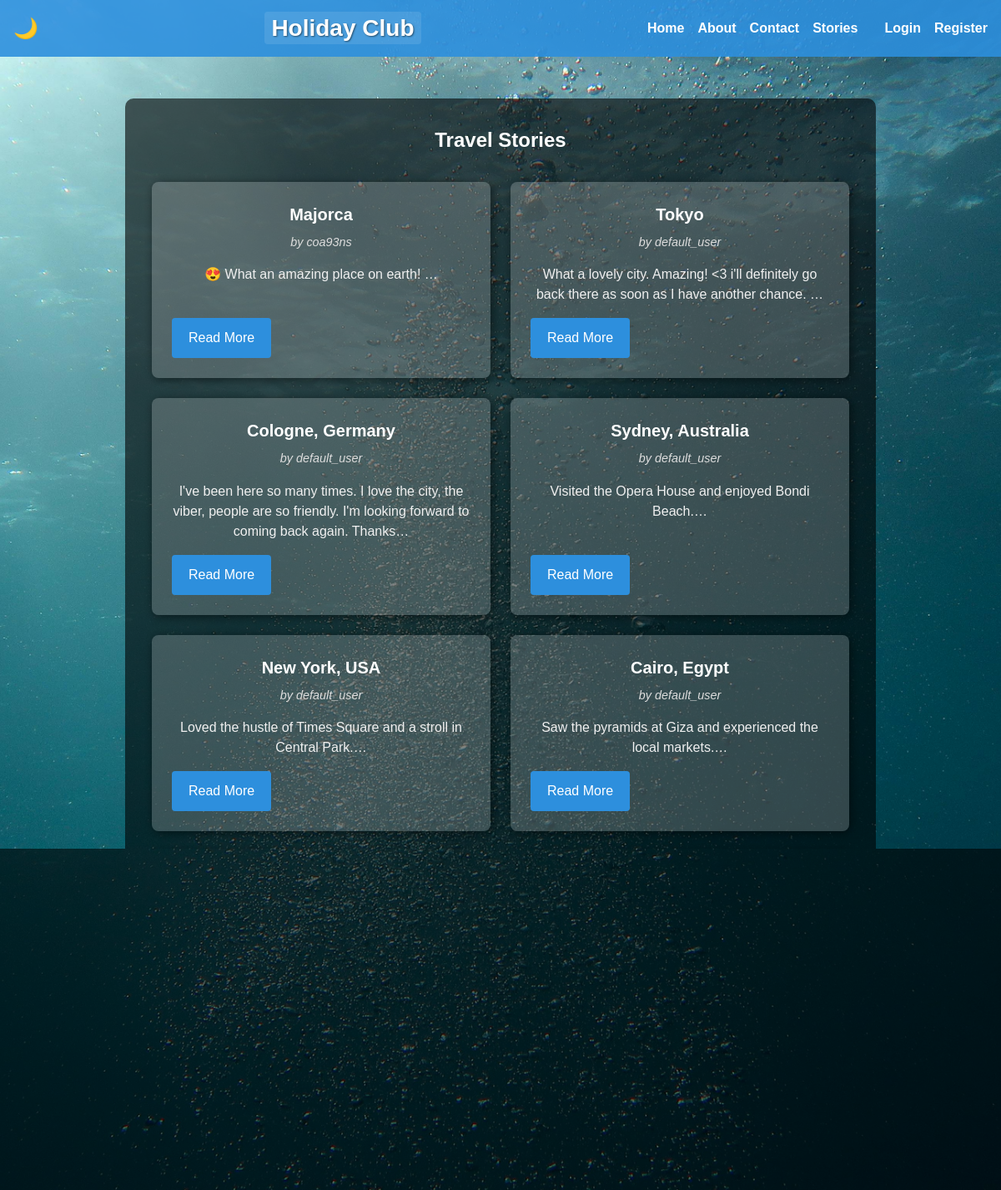
/viewstory, run on the app's committed database.
### tables this page shows
CREATE TABLE stories (
      id INTEGER PRIMARY KEY AUTOINCREMENT,
          user_id INTEGER NOT NULL,
              location TEXT NOT NULL,
                  story_text TEXT NOT NULL,
                      FOREIGN KEY (user_id) REFERENCES users(id)
                        );

CREATE TABLE users (
            id INTEGER PRIMARY KEY AUTOINCREMENT,
            username TEXT NOT NULL,
            email TEXT NOT NULL,
            password_hash TEXT
        );

### app.py (the view)
@app.route('/viewstory')
def view_story():
    conn = get_db_connection()
    stories = conn.execute('''
        SELECT s.id, s.location, s.story_text, u.username
          FROM stories s
          JOIN users u ON s.user_id = u.id
         ORDER BY s.id DESC
    ''').fetchall()
    conn.close()
    return render_template('viewstory.html', stories=stories)

### app.py (called while the page is built)
@app.before_request
def load_logged_in_user():
    user_id = session.get('user_id')
    g.user = None
    if user_id:
        conn = get_db_connection()
        g.user = conn.execute(
            "SELECT * FROM users WHERE id = ?", (user_id,)
        ).fetchone()
        conn.close()

def get_db_connection():
    conn = sqlite3.connect(DATABASE)
    conn.row_factory = sqlite3.Row
    conn.execute('PRAGMA foreign_keys = ON;')
    return conn

### templates/viewstory.html
{% extends 'base.html' %}
{% block content %}
  <h2>Travel Stories</h2>
  <div class="stories-grid">
    {% for story in stories %}
      <div class="story-card">
        <h3>{{ story.location }}</h3>
        <p class="author">by {{ story.username }}</p>
        <p class="excerpt">{{ story.story_text[:150] }}…</p>
        <a href="{{ url_for('story_detail', story_id=story.id) }}" class="btn">Read More</a>
      </div>
    {% else %}
      <p>No stories yet. <a href="{{ url_for('add_story') }}">Be the first to add one!</a></p>
    {% endfor %}
  </div>
{% endblock %}

### templates/base.html (shortened to what this page needs)
<!DOCTYPE html>
<html lang="en">
<head>
  <link
    rel="stylesheet"
    href="{{ url_for('static', filename='css/styles.css') }}"
  />
</head>
<body>
  <nav class="navbar">
    <button id="dark-mode-toggle" aria-label="Toggle dark mode">🌙</button>
    <div class="nav-brand">
      <a href="{{ url_for('index') }}">Holiday Club</a>
    </div>
    <ul class="nav-links" id="nav-links">
      <li><a href="{{ url_for('index') }}">Home</a></li>
      <li><a href="{{ url_for('about') }}">About</a></li>
      <li><a href="{{ url_for('contact') }}">Contact</a></li>
      <li><a href="{{ url_for('view_story') }}">Stories</a></li>
      {% if g.user %}
        <li><a href="{{ url_for('add_story') }}">Add Story</a></li>
        <li class="spacer"></li>
        <li><span class="nav-user">Hi, {{ g.user.username }}</span></li>
        <li><a href="{{ url_for('logout') }}">Logout</a></li>
      {% else %}
        <li><a href="{{ url_for('login') }}">Login</a></li>
        <li><a href="{{ url_for('register') }}">Register</a></li>
      {% endif %}
    </ul>
  </nav>
  <div class="container">
    {% block content %}{% endblock %}
  </div>
  <footer>
    <p>© 2025 Holiday Club. All Rights Reserved.</p>
  </footer>
</body>
</html>

### static/css/styles.css (style rules this page uses)
* { margin: 0; padding: 0; box-sizing: border-box; }
body { background: url("../images/background.jpg") no-repeat center center fixed; background-size: cover; font-family: Arial, sans-serif; color: white; line-height: 1.5; }
h1, h2, h3 { margin-bottom: 1rem; }
.container { background: rgba(0, 0, 0, 0.6); padding: 2rem; border-radius: 10px; max-width: 900px; margin: 50px auto; text-align: center; }
.navbar { background-color: rgba(45, 143, 221, 0.9); display: flex; justify-content: space-between; align-items: center; padding: 0.8rem 1rem; }
.nav-brand a { font-size: 1.75rem; font-weight: 700; color: #fff; text-decoration: none; padding: 0.25rem 0.5rem; text-shadow: 1px 1px 2px rgba(0,0,0,0.5); background-color: rgba(255,255,255,0.1); border-radius: 4px; }
.nav-links { list-style: none; display: flex; gap: 1rem; }
.nav-links li a { color: #fff; text-decoration: none; font-weight: bold; }
#dark-mode-toggle { display: inline-block; font-size: 1.5rem; background: none; border: none; color: white; cursor: pointer; }
footer { text-align: center; padding: 1rem; background-color: rgba(37, 44, 58, 0.9); color: white; font-weight: bold; margin-top: 2rem; }
button[type="submit"], .btn { background-color: #2d8fdd; color: #fff; border: none; padding: 0.75rem 1.25rem; border-radius: 4px; cursor: pointer; text-decoration: none; display: inline-block; font-size: 1rem; }
.stories-grid { display: grid; grid-template-columns: repeat(auto-fit, minmax(280px, 1fr)); gap: 1.5rem; margin: 2rem 0; }
.story-card { background: rgba(255, 255, 255, 0.2); padding: 1.5rem; border-radius: 8px; box-shadow: 2px 2px 12px rgba(0,0,0,0.5); display: flex; flex-direction: column; justify-content: space-between; transition: transform 0.2s ease; }
.story-card h3 { margin-bottom: 0.5rem; font-size: 1.25rem; color: #fff; }
.story-card .author { font-style: italic; font-size: 0.9rem; margin-bottom: 1rem; color: #ddd; }
.story-card .excerpt { flex-grow: 1; margin-bottom: 1rem; color: #f0f0f0; }
.story-card .btn { align-self: flex-start; }

### data on the page
stories: location "Majorca", username "coa93ns", story_text "😍 What an amazing place on earth!"
stories: location "Tokyo", username "default_user", story_text "What a lovely city. Amazing! <3 i'll definitely go back there as soon as I have another chance."
stories: location "Cologne, Germany", username "default_user", story_text "I've been here so many times. I love the city, the viber, people are so friendly. I'm looking forward to coming back again. Thanks"
stories: location "Sydney, Australia", username "default_user", story_text "Visited the Opera House and enjoyed Bondi Beach."
stories: location "New York, USA", username "default_user", story_text "Loved the hustle of Times Square and a stroll in Central Park."
stories: location "Cairo, Egypt", username "default_user", story_text "Saw the pyramids at Giza and experienced the local markets."
stories: location "Tokyo, Japan", username "default_user", story_text "I tried sushi at Tsukiji market and explored Shibuya Crossing. It was amazing."
stories: location "Paris, France", username "default_user", story_text "I visited the Eiffel Tower and enjoyed croissants by the Seine."
